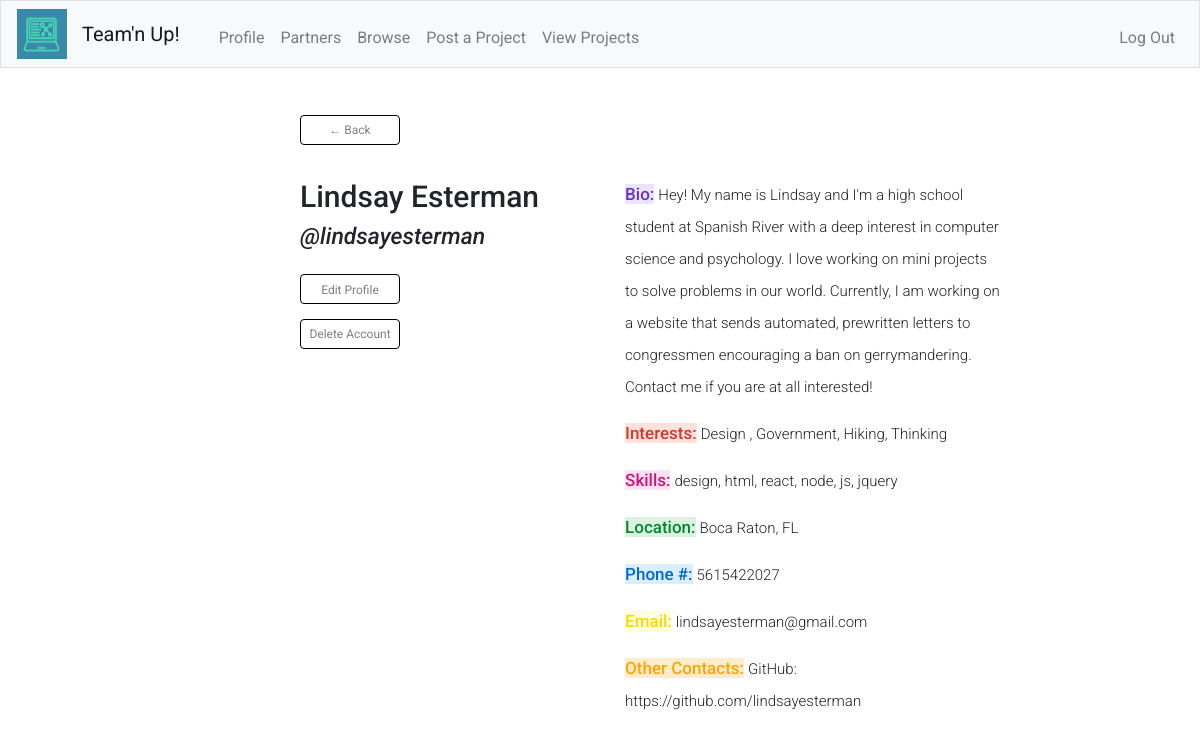
The page /profile (signed in) on the database as committed earlier.
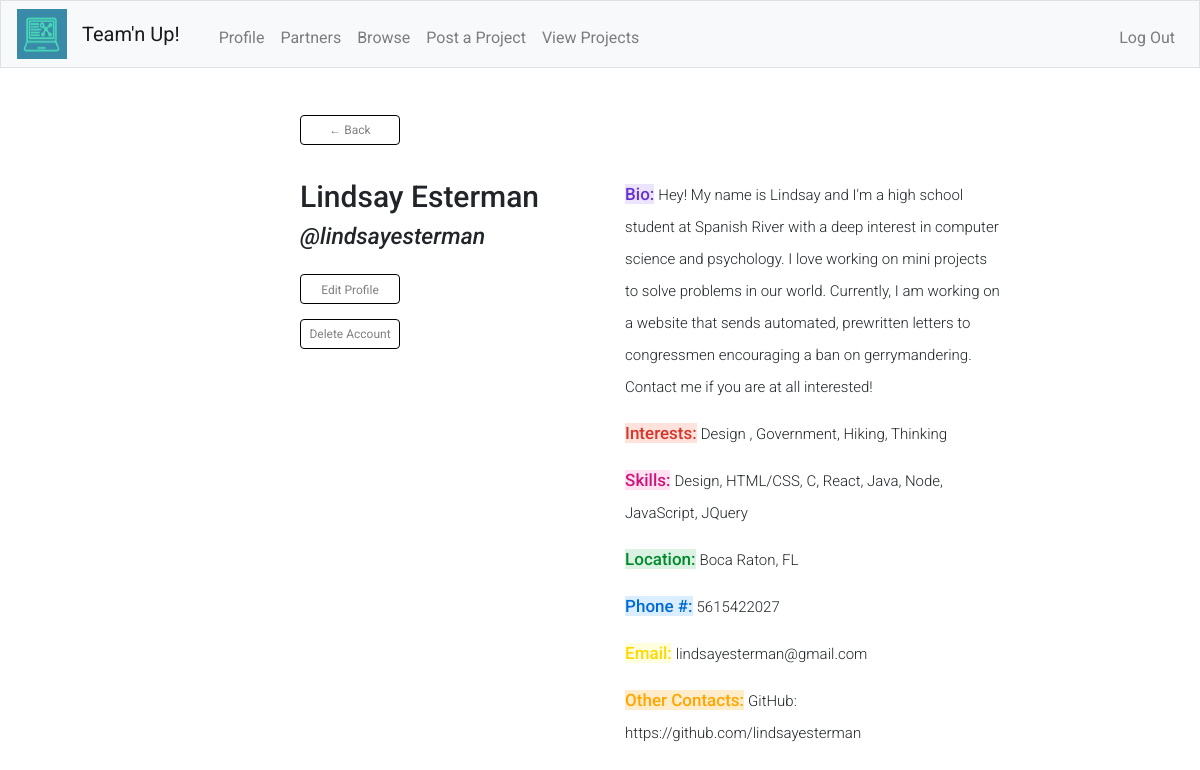
The same page on the database as committed later.
### tables this page shows
CREATE TABLE profile
(
    id INTEGER,
    username TEXT,
    name TEXT,
    bio TEXT,
    interests TEXT,
    skills TEXT,
    location TEXT,
    phone TEXT,
    email TEXT,
    info TEXT
);

### app.py (the view)
@app.route("/profile", methods=["GET","POST"])
def profile():
    if request.method == "POST":
        person_id = request.form.get("person_id")
        row = db.execute("SELECT * FROM profile WHERE id = :user_id", user_id=person_id)[0]
        return render_template("profile.html",row=row,yours=None)
    else:
        row = db.execute("SELECT * FROM profile WHERE id = :user_id", user_id=session["user_id"])[0]
        return render_template("profile.html",row=row,yours="yes")

### app.py (called while the page is built)
@app.after_request
def after_request(response):
    response.headers["Cache-Control"] = "no-cache, no-store, must-revalidate"
    response.headers["Expires"] = 0
    response.headers["Pragma"] = "no-cache"
    return response

### templates/profile.html (shortened to what this page needs)
{% extends "layout.html" %}
{% block body %}
<div class="profile-page">
<div class="parent">
    <br>
    <div>
        <form action="/browse" style="display: inline;font-size:larger;">
            <button class="back" type="submit">
                &#8592 Back</button>
        </form>
    <br>
    <br>
    <div id="profilePart">
        <div id="nameEtc" >
            <h1 class="profile-name">{{row["name"]}}</h1>
            <h3 class="profile-name"><i>@{{ row["username"] }}</i></h3>
            {% if yours %}
                <form action="/updateProf2" method="post">
                    <input class="second btn btn-primary" id="partnerUp" type="submit" name="button" value="Edit Profile">
                </form>
                <form action="/deleteAcc">
                    <input id="logOut" type="submit" value="Delete Account">
                </form>
            {% else %}
                <form action="/partners" method="post">
                    <input type="hidden" name="person_id" value="{{row['id']}}">
                    <input class="second btn btn-primary" id="partnerUp" type="submit" name="button" value="Partner Up">
                </form>
            {% endif %}
        </div>
        <div id="about">
            <div>
                <div class="section">
                <h4 class="sub purple bio" id="bio" >Bio:</h4>
                <p class="ans">{{row["bio"]}}</p>
                <br>
            </div>
                <div class="section">
                <h4 class="sub red interests">Interests:</h4>
                <p class="ans" >{{row["interests"]}}</p>
                <br></div>
                <div class="section">
                <h4 class="sub pink skills" >Skills:</h4>
                <p class="ans" >{{row["skills"]}}</p>
                <br>
                </div>
                <div class="section">
                <h4 class="sub green location">Location:</h4>
                <p class="ans"> {{row["location"]}}</p>
                <br>
                </div>
                <div class="section">
                <h4 class="sub blue phone">Phone #:</h4>
                <p class="ans">{{row["phone"]}}</p>
                <br>
            </div>
                <div class="section">
                <h4 class="sub yellow email">Email:</h4>
                <p class="ans">{{ row["email"] }}</p>
            {% if row["info"] != None %}<br>
        </div>
            <div class="section">
                    <h4 class="sub orange other">Other Contacts:</h4>
                    <p class="ans">{{row["info"]}}</p>
                    </div>
            {% endif %}
        </div>
    </div>
</div>
</div>
{% endblock %}

Rows that differ between the two databases and show on the page:
changed profile "Lindsay Esterman": skills "design, html, react, node, js, jquery" → "Design, HTML/CSS, C, React, Java, Node, JavaScript, JQuery"
